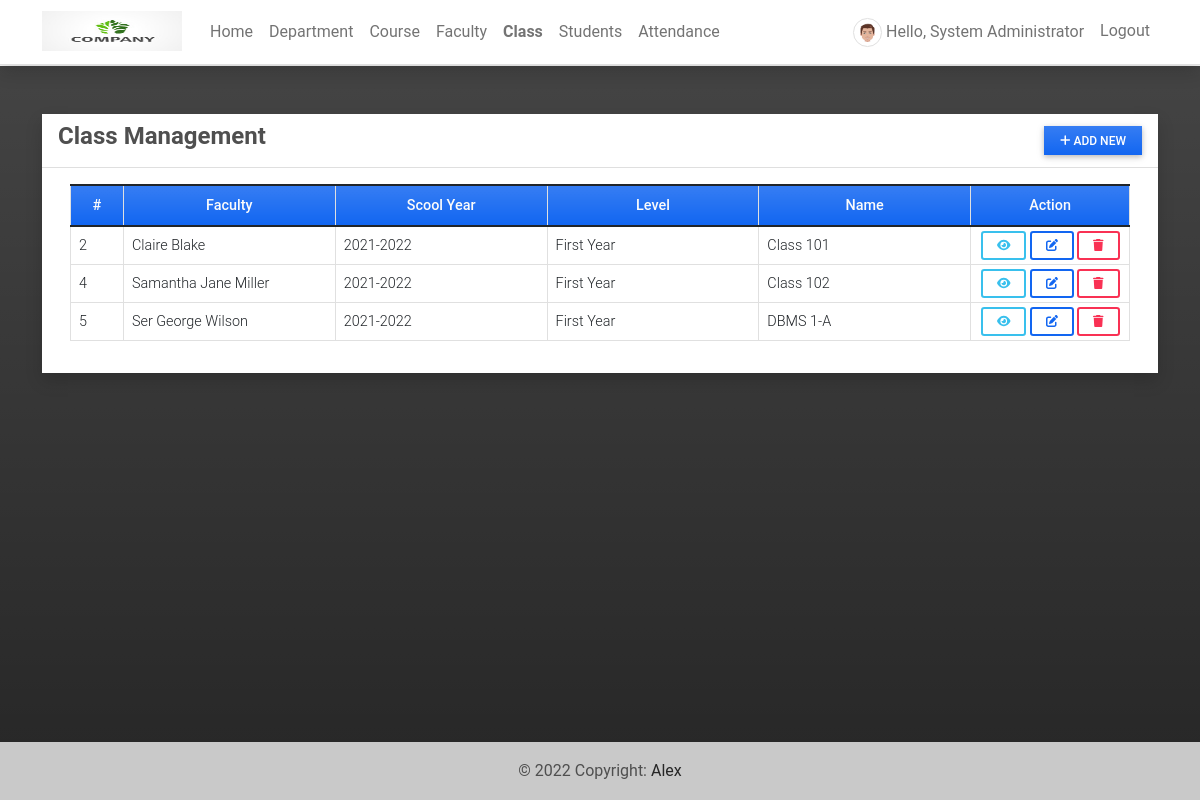
The app's page /class (signed in) with its own data.
### attendance/models.py (models this page shows, shortened)
class UserProfile(models.Model):
    user = models.OneToOneField(User, on_delete=models.CASCADE,related_name='profile')
    contact = models.CharField(max_length=250)
    dob = models.DateField(blank=True, null = True)
    address = models.TextField(blank=True, null = True)
    avatar = models.ImageField(blank=True, null = True, upload_to= 'images/')
    user_type = models.IntegerField(default = 2)
    gender = models.CharField(max_length=100, choices=[('Male','Male'),('Female','Female')], blank=True, null= True)
    department = models.ForeignKey(Department, on_delete=models.CASCADE, blank= True, null = True)

class Class(models.Model):
    assigned_faculty = models.ForeignKey(UserProfile, on_delete=models.CASCADE)
    school_year = models.CharField(max_length=250)
    level = models.CharField(max_length=250)
    name = models.CharField(max_length=250)

### attendance/views.py (the view)
# urls.py: path('class',views.classPage,name='class-page'),
@login_required
def classPage(request):
    if request.user.profile.user_type == 1:
        classes = Class.objects.all()
    else:
        classes = Class.objects.filter(assigned_faculty = request.user.profile).all()
    context['page_title'] = "Class Management"
    context['classes'] = classes
    return render(request, 'class_mgt.html',context)

### attendance/templates/class_mgt.html (shortened to what this page needs)
{% extends 'base.html' %} {% block pageContent %}
<div class="col-lg-12 col-md-12 col-sm-12 col-xs-12">
    <div class="card card-default rounded-0 shadow ">
        <div class="card-header">
            <div class="d-flex w-100 align-items-center justify-content-between">
                <h4 class="card-title fw-bold">Class Management</h4>
                <div class="tools">
                    {% if user.profile.user_type == 1 %}
                    <button type="button" class="btn btn-primary rounded-0 bg-gradient btn-sm" id='add_new'><i class="fa fa-plus"></i> Add New</button>
                    {% endif  %}
                </div>
            </div>
        </div>
        <div class="card-body">
            <div class="container-fluid">
                <table class="table table-bordered" id="class-list">
                    <colgroup>
                        <col width="5%">
                        <col width="20%">
                        <col width="20%">
                        <col width="20%">
                        <col width="20%">
                        <col width="15%">
                    </colgroup>
                    <thead>
                        <tr class="bg-gradient bg-primary bg-opacity-50 text-light">
                            <th class="px-2 py-2 text-center">#</th>
                            <th class="px-2 py-2 text-center">Faculty</th>
                            <th class="px-2 py-2 text-center">Scool Year</th>
                            <th class="px-2 py-2 text-center">Level</th>
                            <th class="px-2 py-2 text-center">Name</th>
                            <th class="px-2 py-2 text-center">Action</th>
                        </tr>
                    </thead>
                    <tbody>
                        {% for class in classes %}
                        <tr>
                            <td class="px-2 py-1 align-middle">{{ class.id }}</td>
                            <td class="px-2 py-1 align-middle">{{ class.assigned_faculty.user.first_name }} {{ class.assigned_faculty.user.last_name }}</td>
                            <td class="px-2 py-1 align-middle">{{ class.school_year }}</td>
                            <td class="px-2 py-1 align-middle">{{ class.level }}</td>
                            <td class="px-2 py-1 align-middle">{{ class.name }}</td>
                            <td class="px-2 py-1 align-middle text-center">
                                <a class="btn btn-outline-info btn-sm" href="{% url 'class-page' class.pk %}" title="View">
                                    <i class="fa fa-eye"></i>
                                </a>
                                {% if user.profile.user_type == 1 %}
                                <a class="btn btn-outline-primary btn-sm edit-data" href="javascript:void(0)" data-id="{{ class.pk }}" title="Edit">
                                    <i class="fa fa-edit"></i>
                                </a>
                                <button class="btn btn-outline-danger btn-sm delete-data" type="button" data-id="{{ class.pk }}" title="Delete">
                                    <i class="fa fa-trash"></i>
                                </button>
                                {% endif  %}
                            </td>
                        </tr>
                        {% endfor %}
                    </tbody>
                </table>
            </div>
        </div>
    </div>
</div>
{% endblock pageContent %}

### attendance/templates/topNavigation.html (shortened to what this page needs)
{% load static %}
<header>
    <nav class="navbar navbar-expand-lg navbar-light bg-white fixed-top shadow border-bottom">
        <div class="container">
            <a class="navbar-brand" target="_blank" href="{% url 'home-page' %}">
                <img src="{{ MEDIA_URL }}/default/ams-logo.jpg" height="16" alt="" loading="lazy" style="margin-top: -3px;" />
            </a>
            <div class="collapse navbar-collapse" id="navbarExample01">
                {% if user.id %}
                <ul class="navbar-nav me-auto mb-2 mb-lg-0" id="topNav">
                    <li class="nav-item">
                        <a class="nav-link" aria-current="page" href="{% url 'home-page' %}">Home</a>
                    </li>
                    {% if user.profile.user_type == 1 %}
                    <li class="nav-item">
                        <a class="nav-link" aria-current="page" href="{% url 'department-page' %}">Department</a>
                    </li>
                    <li class="nav-item">
                        <a class="nav-link" aria-current="page" href="{% url 'course-page' %}">Course</a>
                    </li>
                    <li class="nav-item">
                        <a class="nav-link" aria-current="page" href="{% url 'faculty-page' %}">Faculty</a>
                    </li>
                    {% endif %}
                    <li class="nav-item">
                        <a class="nav-link" aria-current="page" href="{% url 'class-page' %}">Class</a>
                    </li>
                    <li class="nav-item">
                        <a class="nav-link" aria-current="page" href="{% url 'student-page' %}">Students</a>
                    </li>
                    <li class="nav-item">
                        <a class="nav-link" aria-current="page" href="{% url 'attendance-class' %}">Attendance</a>
                    </li>
                </ul>
                <ul class="navbar-nav d-flex flex-row">
                    {% if user.id %} {% if user.profile.user_type == 1 %} {% endif %}
                    <li class="nav-item me-3 me-lg-0">
                        <a class="nav-link" href="{% url 'profile' %}">
                            <span class="me-1"><img src="{% if user.profile.avatar %}{{ user.profile.avatar.url }}{% else %}{{ MEDIA_URL }}/default/default-avatar.png{% endif %}" alt="User Avatar" data-url="{% if user.profile.avatar %}{{ user.profile.avatar.url }}{% else %}{{ MEDIA_URL }}/default/default-avatar.png{% endif %}" id="user-avatar" class="img-thumbnail rounded-circle"></span>Hello,
                            {{ user.first_name }} {{user.last_name}}
                        </a>
                    </li>
                    <li class="nav-item me-3 me-lg-0">
                        <a class="nav-link" href="{% url 'logout' %}">Logout</a>
                    </li>
                    {% else %}
                    <li class="nav-item me-3 me-lg-0">
                        <a class="nav-link" href="{% url 'login' %}">Login</a>
                    </li>
                    {% endif %}
                </ul>
                {% endif %}
            </div>
        </div>
    </nav>
</header>

### static/assets/default/css/style.css (style rules this page uses)
html, body { height: 100%; width: 100%; max-height: 100%; overflow: auto; display: flex; flex-direction: column; }
body>header { flex-shrink: auto; }
#user-avatar { width: 1.8rem; height: 1.8rem; object-fit: scale-down; object-position: center center; }
.navbar-brand>img { width: 7em; height: 2em; }
.nav-item.active a.nav-link { font-weight: bolder !important; }

### records on screen
Class: id "2", assigned_faculty.user.first_name "Claire", assigned_faculty.user.last_name "Blake", school_year "2021-2022", level "First Year", name "Class 101"
Class: id "4", assigned_faculty.user.first_name "Samantha Jane", assigned_faculty.user.last_name "Miller", school_year "2021-2022", level "First Year", name "Class 102"
Class: id "5", assigned_faculty.user.first_name "Ser George", assigned_faculty.user.last_name "Wilson", school_year "2021-2022", level "First Year", name "DBMS 1-A"

### other values on screen
{{ user.first_name }} "System"
{{ user.last_name }} "Administrator"
